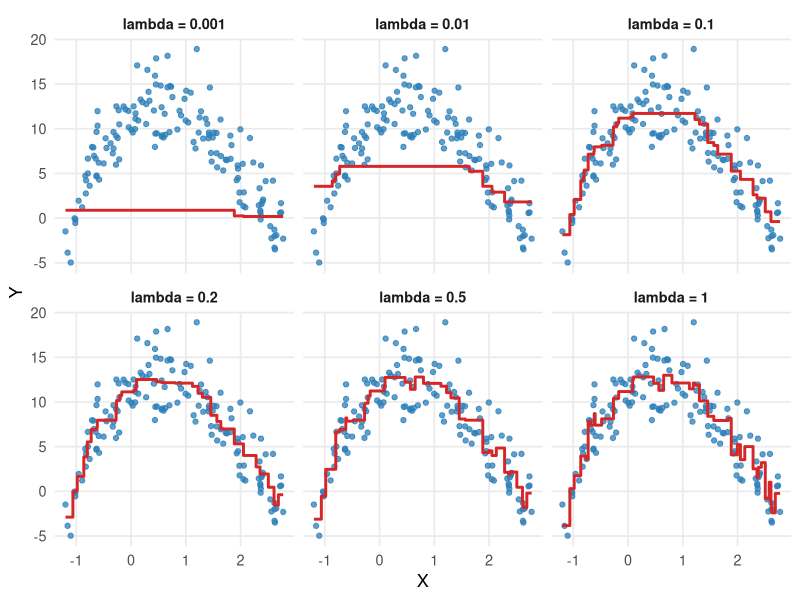
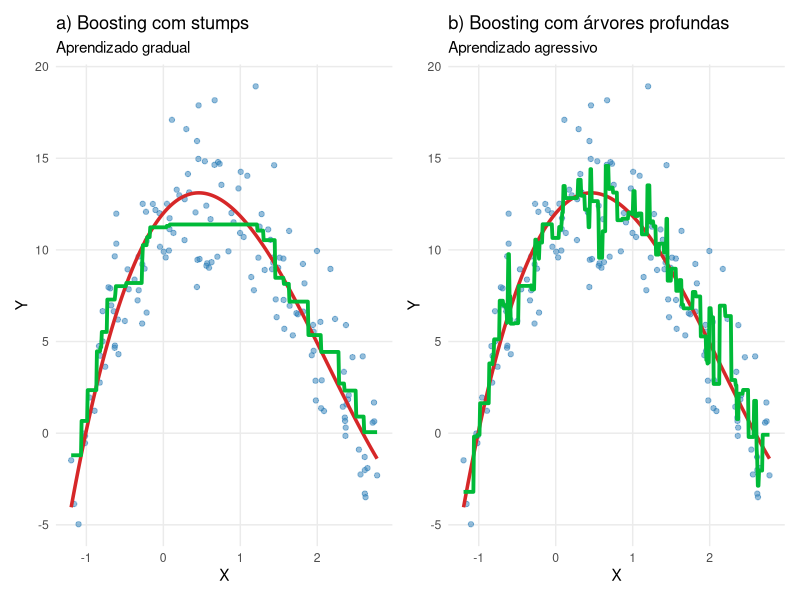
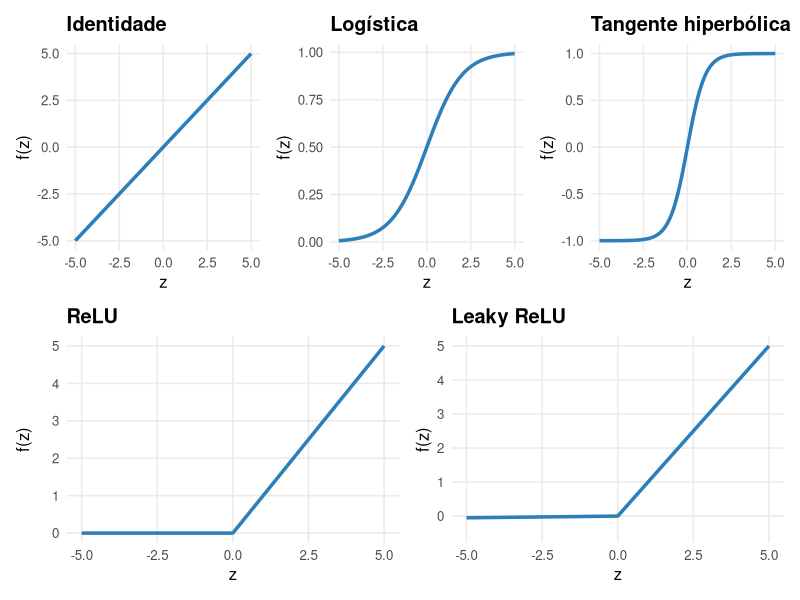

Here is the R script that generated these plots, in order:
## ---- chunk 1
#| include: false
library(ggplot2)
library(dplyr)
library(tidyr)
library(patchwork)
## ---- chunk 2
library(ggplot2)
library(rpart)
library(dplyr)

set.seed(123)

# -----------------------------
# Função de regressão real
# -----------------------------
f_real <- function(x, beta = c(12, 4, -6, 1)) {
  beta[1] + beta[2] * x + beta[3] * x^2 + beta[4] * x^3 + sin(x)
}

# -----------------------------
# Dados simulados
# -----------------------------
n <- 150
x <- sort(runif(n, -1.2, 2.8))

f_true <- f_real(x)
y <- f_true + rnorm(n, sd = 2.5)

df <- data.frame(x = x, y = y)

# -----------------------------
# Função para boosting com stumps
# -----------------------------
boost_stumps <- function(x, y, x_grid, B = 100, lambda = 0.1,
                         minsplit = 10) {

  g_train <- rep(0, length(x))
  g_grid  <- rep(0, length(x_grid))

  for (b in 1:B) {
    r <- y - g_train

    fit_b <- rpart(
      r ~ x,
      data = data.frame(x = x, r = r),
      method = "anova",
      control = rpart.control(
        maxdepth = 1,
        cp = 0,
        minsplit = minsplit
      )
    )

    pred_train_b <- predict(fit_b, newdata = data.frame(x = x))
    pred_grid_b  <- predict(fit_b, newdata = data.frame(x = x_grid))

    g_train <- g_train + lambda * pred_train_b
    g_grid  <- g_grid  + lambda * pred_grid_b
  }

  g_grid
}

# -----------------------------
# Grade para predição
# -----------------------------
xg <- seq(min(x), max(x), length.out = 500)

# -----------------------------
# Valores de lambda
# -----------------------------
lambda_vals <- c(0.001, 0.01, 0.1, 0.2, 0.5, 1)

# -----------------------------
# Ajustes para cada lambda
# -----------------------------
pred_list <- lapply(lambda_vals, function(lam) {
  data.frame(
    x = xg,
    y_hat = boost_stumps(x, y, xg, B = 100, lambda = lam),
    lambda = paste0("lambda = ", lam)
  )
})

pred_df <- bind_rows(pred_list)

pred_df$lambda <- factor(
  pred_df$lambda,
  levels = paste0("lambda = ", lambda_vals)
)

# replicar pontos em todos os painéis
points_df <- bind_rows(
  lapply(lambda_vals, function(lam) {
    data.frame(
      x = x,
      y = y,
      lambda = paste0("lambda = ", lam)
    )
  })
)

points_df$lambda <- factor(
  points_df$lambda,
  levels = paste0("lambda = ", lambda_vals)
)

# -----------------------------
# Gráfico
# -----------------------------
ggplot() +
  geom_point(
    data = points_df,
    aes(x, y),
    color = "#2C7FB8",
    alpha = 0.75,
    size = 1.5
  ) +
  geom_step(
    data = pred_df,
    aes(x, y_hat),
    color = "#D62728",
    linewidth = 1
  ) +
  facet_wrap(~lambda, ncol = 3) +
  theme_minimal(base_size = 13) +
  labs(
    x = "X",
    y = "Y"
  ) +
  theme(
    strip.text = element_text(face = "bold"),
    panel.grid.minor = element_blank(),
    legend.position = "none"
  )
## ---- chunk 3
library(ggplot2)
library(rpart)
library(patchwork)

set.seed(123)

# -----------------------------
# Função de regressão real
# -----------------------------
f_real <- function(x, beta = c(12, 4, -6, 1)) {
  beta[1] + beta[2] * x + beta[3] * x^2 + beta[4] * x^3 + sin(x)
}

# -----------------------------
# Dados simulados
# -----------------------------
n <- 150
x <- sort(runif(n, -1.2, 2.8))

f_true <- f_real(x)
y <- f_true + rnorm(n, sd = 2.5)

df <- data.frame(x = x, y = y)

# -----------------------------
# Grid
# -----------------------------
xg <- seq(min(x), max(x), length.out = 500)

df_true <- data.frame(
  x = xg,
  y_true = f_real(xg)
)

# -----------------------------
# Função Boosting genérica
# -----------------------------
boost_fit <- function(x, y, xg, B = 100, lambda = 0.1, depth = 1) {

  g_train <- rep(0, length(x))
  g_grid  <- rep(0, length(xg))

  for (b in 1:B) {

    r <- y - g_train

    fit <- rpart(
      r ~ x,
      data = data.frame(x = x, r = r),
      method = "anova",
      control = rpart.control(
        maxdepth = depth,
        cp = 0,
        minsplit = 10
      )
    )

    pred_train <- predict(fit, newdata = data.frame(x = x))
    pred_grid  <- predict(fit, newdata = data.frame(x = xg))

    g_train <- g_train + lambda * pred_train
    g_grid  <- g_grid  + lambda * pred_grid
  }

  g_grid
}

# -----------------------------
# Ajustes
# -----------------------------
B <- 80
lambda <- 0.1

# stump
pred_stump <- boost_fit(x, y, xg, B, lambda, depth = 1)

# árvore profunda
pred_deep <- boost_fit(x, y, xg, B, lambda, depth = 5)

df_stump <- data.frame(x = xg, y_hat = pred_stump)
df_deep  <- data.frame(x = xg, y_hat = pred_deep)

# -----------------------------
# Gráficos
# -----------------------------
p1 <- ggplot(df, aes(x, y)) +
  geom_point(color = "#2C7FB8", alpha = 0.5) +
  geom_line(data = df_true, aes(x, y_true),
            color = "#D62728", linewidth = 1.2) +
  geom_line(data = df_stump, aes(x, y_hat),
            color = "#00BA38", linewidth = 1.3) +
  theme_minimal() +
  labs(
    title = "a) Boosting com stumps",
    subtitle = "Aprendizado gradual",
    x = "X", y = "Y"
  ) +
  theme(panel.grid.minor = element_blank())

p2 <- ggplot(df, aes(x, y)) +
  geom_point(color = "#2C7FB8", alpha = 0.5) +
  geom_line(data = df_true, aes(x, y_true),
            color = "#D62728", linewidth = 1.2) +
  geom_line(data = df_deep, aes(x, y_hat),
            color = "#00BA38", linewidth = 1.3) +
  theme_minimal() +
  labs(
    title = "b) Boosting com árvores profundas",
    subtitle = "Aprendizado agressivo",
    x = "X", y = "Y"
  ) +
  theme(panel.grid.minor = element_blank())

p1 + p2
## ---- chunk 4
library(ggplot2)
library(patchwork)

z <- seq(-5, 5, length.out = 500)

df <- data.frame(
  z = z,
  sigmoid = 1 / (1 + exp(-z)),
  tanh = tanh(z),
  relu = pmax(0, z),
  leaky = ifelse(z < 0, 0.01*z, z)
)

# -----------------------------
# Função auxiliar
# -----------------------------
plot_fun <- function(y, title) {
  ggplot(df, aes(z, !!rlang::sym(y))) +
    geom_line(linewidth = 1.2, color = "#2C7FB8") +
    theme_minimal(base_size = 12) +
    labs(title = title, x = "z", y = "f(z)") +
    theme(
      plot.title = element_text(face = "bold"),
      panel.grid.minor = element_blank()
    )
}

p0 <- plot_fun("z","Identidade")
p1 <- plot_fun("sigmoid", "Logística")
p2 <- plot_fun("tanh", "Tangente hiperbólica")
p3 <- plot_fun("relu", "ReLU")

p4 <- ggplot(df, aes(z, leaky)) +
  geom_line(linewidth = 1.2, color = "#2C7FB8") +
  coord_cartesian(ylim = c(-0.5, 5)) +  # 👈 destaque da região negativa
  theme_minimal(base_size = 12) +
  labs(title = "Leaky ReLU", x = "z", y = "f(z)") +
  theme(
    plot.title = element_text(face = "bold"),
    panel.grid.minor = element_blank()
  )

(p0 + p1 + p2) / (p3 + p4)
